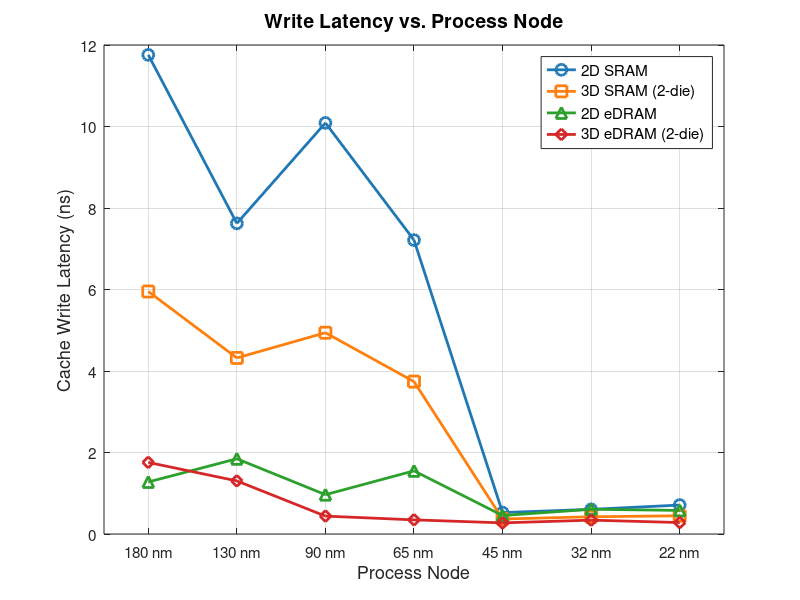

This chart was generated by the following MATLAB code:
% fig15_write_latency_vs_node.m
% Write Latency (Cache Write Latency) vs. Process Node — ESE5760 Final Project
% Data: DESTINY simulation, 2MB / 256-bit / Assoc=1 / LOP / 350K / WriteEDP

nodes = [180, 130, 90, 65, 45, 32, 22];   % nm
x = 1:numel(nodes);                        % equal-spacing display positions
node_labels = {'180 nm','130 nm','90 nm','65 nm','45 nm','32 nm','22 nm'};

lat_2D_SRAM  = [11.758, 7.623, 10.088, 7.213, 0.526, 0.605, 0.710];
lat_3D_SRAM  = [ 5.951, 4.321,  4.939, 3.740, 0.367, 0.423, 0.447];
lat_2D_eDRAM = [ 1.277, 1.846,  0.965, 1.550, 0.453, 0.607, 0.579];
lat_3D_eDRAM = [ 1.757, 1.303,  0.439, 0.347, 0.273, 0.340, 0.281];

figure('Position', [100 100 700 500]);

plot(x, lat_2D_SRAM,  '-o', 'Color', [0.122 0.467 0.706], 'LineWidth', 2, 'MarkerSize', 8); hold on;
plot(x, lat_3D_SRAM,  '-s', 'Color', [1.000 0.498 0.055], 'LineWidth', 2, 'MarkerSize', 8);
plot(x, lat_2D_eDRAM, '-^', 'Color', [0.173 0.627 0.173], 'LineWidth', 2, 'MarkerSize', 8);
plot(x, lat_3D_eDRAM, '-d', 'Color', [0.839 0.153 0.157], 'LineWidth', 2, 'MarkerSize', 8);

set(gca, 'XTick', x, 'XTickLabel', node_labels, 'FontSize', 11);
xlim([0.5 numel(nodes)+0.5]);
xlabel('Process Node', 'FontSize', 13);
ylabel('Cache Write Latency (ns)', 'FontSize', 13);
title('Write Latency vs. Process Node', 'FontSize', 14, 'FontWeight', 'bold');
legend('2D SRAM', '3D SRAM (2-die)', '2D eDRAM', '3D eDRAM (2-die)', ...
       'Location', 'northeast', 'FontSize', 11);
grid on;
box on;

drawnow;
set(gcf, 'Renderer', 'painters');
print('-djpeg', '-r150', fullfile(fileparts(mfilename('fullpath')), '..', 'plots', 'fig15_write_latency_vs_node.jpg'));
